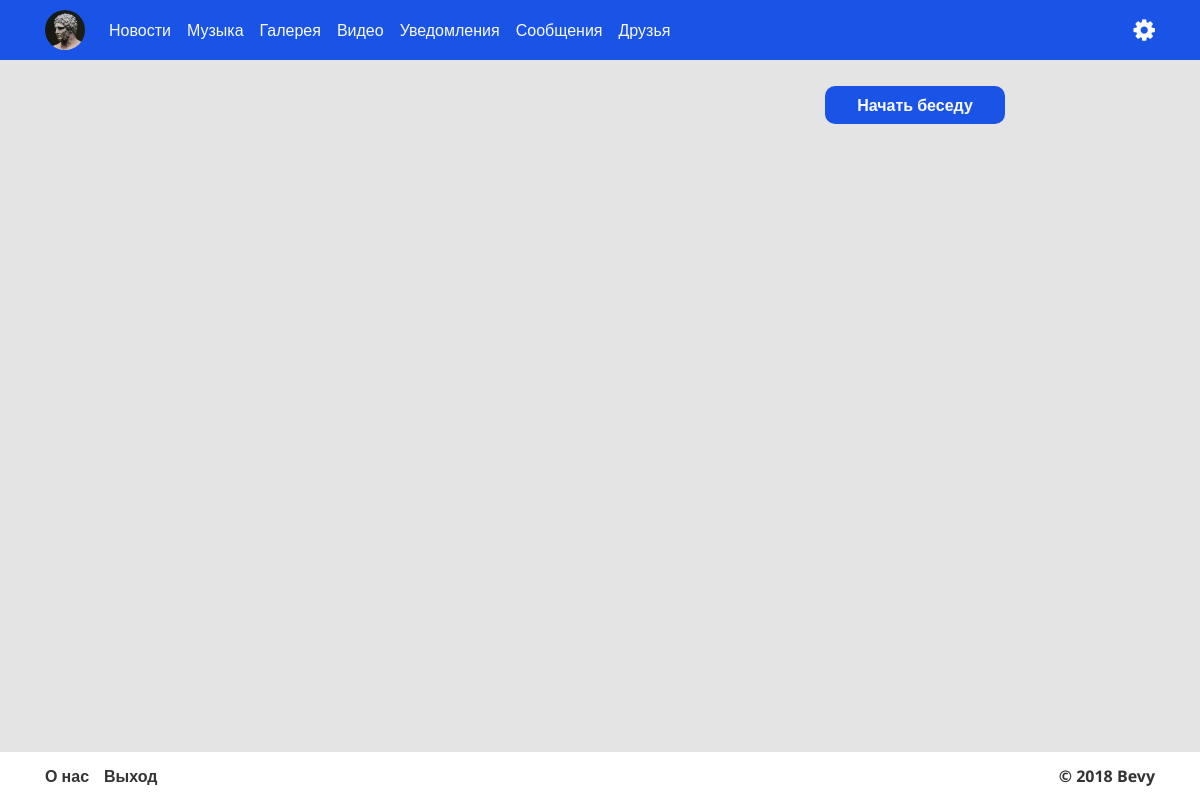
Before: /message.php (signed in) with the older database file.
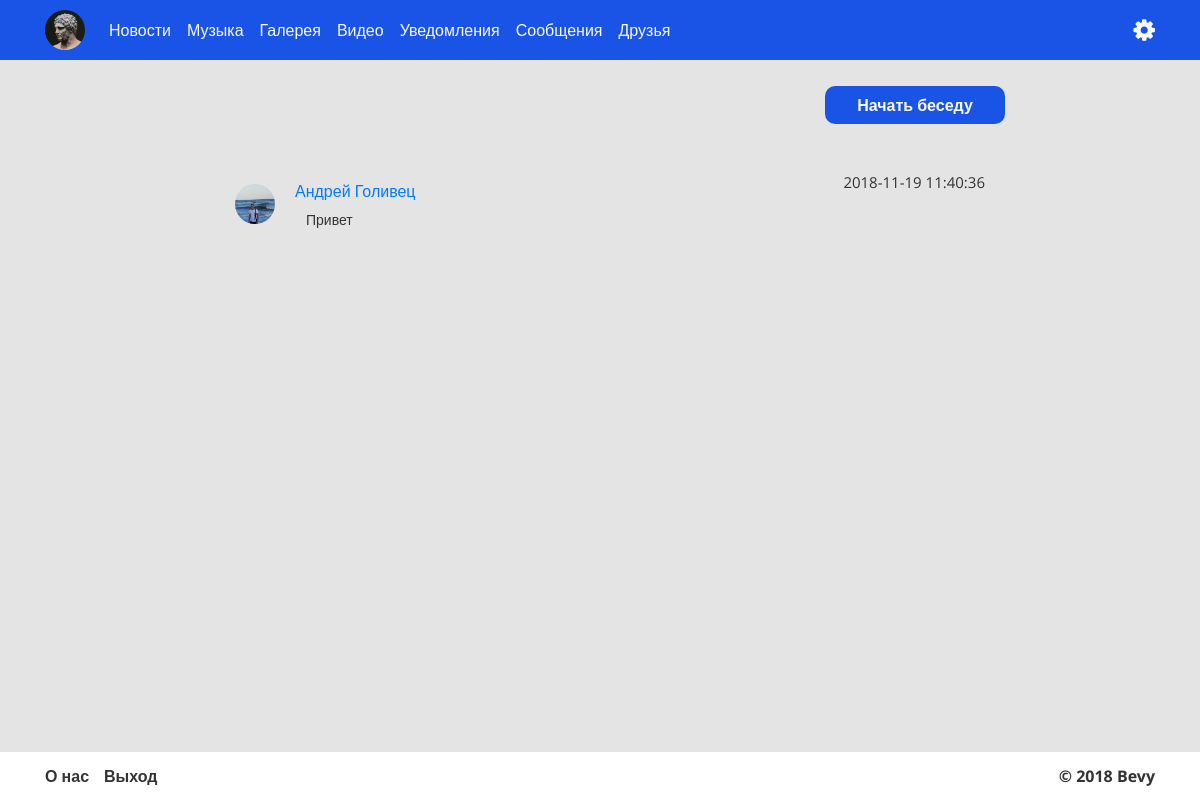
After: the same page with the newer database file.
### tables this page shows
CREATE TABLE IF NOT EXISTS `users` (
  `id` int(11) NOT NULL AUTO_INCREMENT,
  `name` text,
  `surname` text,
  `email` text,
  `password` text,
  `profile_pic` varchar(255) DEFAULT NULL,
  `prev_profile_pic` varchar(255) DEFAULT NULL,
  `birth_day` text,
  `birth_month` text,
  `birth_year` text,
  `country` text,
  `city` text,
  `adress` text,
  `web_site` text,
  `phone` text,
  `public_phone` tinyint(1) NOT NULL DEFAULT '0',
  `public_email` tinyint(1) NOT NULL DEFAULT '0',
  `email_verified` tinyint(1) NOT NULL DEFAULT '0',
  `user_folder` text,
  `remember_token` text,
  `created_at` date DEFAULT NULL,
  PRIMARY KEY (`id`)
);

CREATE TABLE IF NOT EXISTS `messages` (
  `id` int(11) NOT NULL AUTO_INCREMENT,
  `message` text NOT NULL,
  `massageFoto` varchar(255) DEFAULT NULL,
  `userFrom` int(11) NOT NULL,
  `idDialog` int(11) NOT NULL,
  `time` timestamp NOT NULL DEFAULT CURRENT_TIMESTAMP,
  `userTo` int(11) NOT NULL,
  PRIMARY KEY (`id`)
);

### controllers/messageController.php (the view, shortened to what this page needs)
<?php
	function returnUserId(){
		require "db/db.php";
		$user_email = $_SESSION['user_login'];
        $get_user = "SELECT * FROM users WHERE email='$user_email'";
        $user = mysqli_fetch_array($conn->query($get_user));
        return $user['id'];
	}
	function returnDivWithMessage($massage, $user, $dialogsId, $i){
		echo '<div class="message-card">
								<div class="message-user-foto">
									<a class="navbar-brand profile-prew" href="dialog.php?id='.$dialogsId[$i].'" style="background: url(users-media/'.$user['user_folder'].'/images/profile-images/'.$user['profile_pic'].') no-repeat center top / cover;"></a>
								</div>
								<div class="message-user-name">
									<a href="dialog.php?id='.$dialogsId[$i].'">'.$user['name'].' '.$user['surname'].'</a>
								</div>
								<div class="message-name">
									'.$massage['message'].'
								</div>
								<div class="message-date">
									'.$massage['time'].'
								</div>
							</div>';
	}
	function returnNewMessageUser(){
		require "db/db.php";
        $user_id = returnUserId();
		$sql = "SELECT * FROM dialogs WHERE active = '1'";
		$message = $conn->query($sql);
		$j = 0;
		while(($row = $message->fetch_assoc()) !=false){
			$idUSers = explode("|", $row['users']);
			for($i = 0;$i<count($idUSers);$i++){
				if($idUSers[$i] == $user_id){
					$dialogsId[$j] = $row['id'];
					$j++;
				}
			}
		}
		if(!empty($dialogsId)){
			for($i = 0; $i < count($dialogsId); $i++){
				$lastMessage = $conn->query("SELECT * FROM messages WHERE idDialog = '".$dialogsId[$i]."' ORDER BY time DESC LIMIT 1");
				$result = $lastMessage->fetch_assoc();
				if($result['userTo'] != $user_id) $user = $conn->query("SELECT * FROM users WHERE id = '".$result['userTo']."'");
				else $user = $conn->query("SELECT * FROM users WHERE id = '".$result['userFrom']."'");
				$infoUser = $user->fetch_assoc();
				returnDivWithMessage($result, $infoUser, $dialogsId, $i);
			}
		}
	}
?>

### message.php (shortened to what this page needs)
<?php
	require_once "controllers/messageController.php";
	require "db/db.php";
?>
<!DOCTYPE html>
<html lang="ru">
<head>
    <link rel="stylesheet" href="libs/normalize/normalize.css">
    <link rel="stylesheet" href="libs/bootstrap/bootstrap.css">
    <link rel="stylesheet" href="css/Message/message.css">
    <link rel="stylesheet" href="css/Message/message-media.css">
    <link rel="stylesheet" href="https://maxcdn.bootstrapcdn.com/font-awesome/4.7.0/css/font-awesome.min.css">
</head>
<body>
    <div class="wrapper">
        <?php require_once "layouts/nav.php"; ?>
        <div class="content">
            <div class="container">
                <div class="message-list">
                    <div class="message-add">
                        <button class="message-add-btn">Начать беседу</button>
                    </div>
                    <div class="message-new__wrapper">
                        <?php returnNewMessageUser();?>
                    </div>
                </div>
            </div>
        </div>
        <?php require_once "layouts/footer.php"; ?>
    </div>
</body>
</html>

### layouts/nav.php (shortened to what this page needs)
<?php
	if (isset($_SESSION['user_login'])) {
		$userEmail = $_SESSION['user_login'];
		$getUser = "SELECT * FROM users WHERE email='$userEmail'";
		$userinfo = mysqli_fetch_array($conn->query($getUser));
	}
 ?>
<header id="header" class="header">
            <div class="container">
                <div class="row">
                    <div class="col">
                        <nav class="navbar navbar-expand-lg fixed-top">
                            <div class="container">
                                <?php
                                    if (!isset($_SESSION['user_login'])) {
                                ?>
                                <div class="guest-header d-flex justify-content-end align-items-center">
                                    <div class="d-flex justify-content-between">
                                        <a class="nav-link" href="login.php" style="color: #fff;">Вход</a>
                                        <a class="nav-link" href="register.php" style="color: #fff;">Регистрация</a>
                                    </div>
                                </div>
                                <?php
                                    } else {
                                ?>
                                <a class="navbar-brand profile-prew" href="/dev" style="background: url(<?php if (!empty($userinfo['profile_pic']) and !empty($userinfo['user_folder'])) echo 'users-media/' . $userinfo['user_folder'] . '/images/profile-images/' . $userinfo['profile_pic']; else echo 'img/Profile-Main/profile_default.jpg'; ?>) no-repeat center top / cover;"></a>
                                <div class="collapse navbar-collapse" id="navbarTogglerHeader">
                                    <ul class="navbar-nav mr-auto mt-2 mt-lg-0 header__nav">
                                        <li class="nav-item active">
                                            <a class="nav-link" href="news.php">Новости</a>
                                        </li>
                                        <li class="nav-item">
                                            <a class="nav-link" href="music.php">Музыка</a>
                                        </li>
                                        <li class="nav-item">
                                            <a class="nav-link" href="gallery.php">Галерея</a>
                                        </li>
                                        <li class="nav-item">
                                            <a class="nav-link" href="videos.php">Видео</a>
                                        </li>
                                        <li class="nav-item">
                                            <a class="nav-link" href="notifications.php">Уведомления</a>
                                        </li>
                                        <li class="nav-item">
                                            <a class="nav-link" href="message.php">Сообщения</a>
                                        </li>
                                        <li class="nav-item">
                                            <a class="nav-link" href="friends.php">Друзья</a>
                                        </li>
                                    </ul>
                                </div>
                                <div class="header__setting">
                                    <div class="header__settings-inner relative">
                                        <div class="header__settings-btn">
                                            <i class="fa fa-cog" id="header_btn_drop"></i>
                                        </div>
                                    </div>
                                </div>
                                <?php
                                    }
                                ?>
                            </div>
                        </nav>
                    </div>
                </div>
            </div>
        </header>

### layouts/footer.php
<footer id="footer" class="footer">
                <div class="container">
                    <div class="row">
                        <div class="col d-flex justify-content-between align-items-center">
                            <div class="footer__left">
                                <ul class="d-flex justify-content-between align-items-center animated fadeInUp">
                                    <li>
                                        <a href="about.php">О нас</a>
                                    </li>
                                    <?php
                                        if (!isset($_SESSION['user_login'])) {
                                    ?>
                                    <li>
                                        <a href="register.php">Регистрация</a>
                                    </li>
                                    <li>
                                        <a href="login.php">Вход</a>
                                    </li>
                                    <?php
                                        } else {
                                    ?>
                                    <li>
                                        <a href="controllers/Auth/logout.php">
                                            Выход
                                        </a>
                                    </li>
                                    <?php
                                        }
                                    ?>
                                </ul>
                            </div>
                            <div class="footer__right animated fadeInUp">
                                <span>&copy; <?php echo date('Y'); ?> <span>Bevy</span></span>
                            </div>
                        </div>
                    </div>
                </div>
        </footer>

### css/Message/message.css (style rules this page uses)
.message-add { display: flex; justify-content: flex-end; }
.message-add-btn { border: none; background: #1a54e7; color: #fafafa; padding: 5px 10px; cursor: pointer; width:180px; -webkit-transition: all 0.4s ease; -o-transition: all 0.4s ease; transition: all 0.4s ease; font-weight: 600; border-radius:10px; }
.message-list { width: 810px; margin: 0 auto 50px auto; }
.message-card { padding: 10px; height:100px; width: 100%; margin-top:35px; background-color:#e4e4e4; border-radius:20px; position: relative; }
.message-user-foto { float:left; margin-top:15px; margin-left:30px; }
.message-user-name { margin-left:90px; margin-top:8px; font-size:16px; }
.message-name { float:left; margin-left:15px; margin-top:3px; font-size:14px; }
.message-date { font-size: 15px; position: absolute; top: 10px; right: 20px; }

### css/common/base.css (style rules this page uses)
html { height: 100%; }
body { font-family: 'Open Sans', sans-serif; color: #333; line-height: 1.75; height: 100%; background: #e4e4e4; }
.wrapper { display: -webkit-box; display: -webkit-flex; display: -ms-flexbox; display: flex; -webkit-box-orient: vertical; -webkit-box-direction: normal; -webkit-flex-direction: column; -ms-flex-direction: column; flex-direction: column; height: 100%; }
.content { -webkit-box-flex: 1; -webkit-flex: 1 0 auto; -ms-flex: 1 0 auto; flex: 1 0 auto; margin-top: 85px; margin-bottom: 25px; }
.footer { -webkit-box-flex: 0; -webkit-flex: 0 0 auto; -ms-flex: 0 0 auto; flex: 0 0 auto; }
.relative { position: relative; }
div, a, span, input, textarea, button { box-sizing: border-box; }
input, textarea, button { outline: none; }
h1, h2, h3, h4, p, span { cursor: default; margin: 0; }
ul, li { display: block; margin: 0; padding: 0; }

### css/common/header.css (style rules this page uses)
.navbar { background: #1a54e7; -webkit-transition: all 0.4s ease; -o-transition: all 0.4s ease; transition: all 0.4s ease; padding: 8px 0; top: 0; }
.profile-prew { height: 40px; width: 40px; -webkit-border-radius: 50%; border-radius: 50%; }
.header__nav a { color: #fafafa; -webkit-transition: all 0.4s ease; -o-transition: all 0.4s ease; transition: all 0.4s ease; }
.header__settings-btn { color: #fafafa; font-size: 25px; cursor: pointer; -webkit-transition: all 0.4s ease; -o-transition: all 0.4s ease; transition: all 0.4s ease; }

### css/common/footer.css (style rules this page uses)
.footer { bottom: 0; left: 0; width: 100%; padding: 10px 0; background: #fff; font-weight: 600; }
.footer a { color: #333; text-decoration: none; margin-right: 15px; -webkit-transition: all 0.4s ease; -o-transition: all 0.4s ease; transition: all 0.4s ease; }

Changed rows visible on the page:
added users: user_folder+profile_pic (picture), name "Андрей", surname "Голивец", messages.message "Привет", messages.time "2018-11-19 11:40:36"
